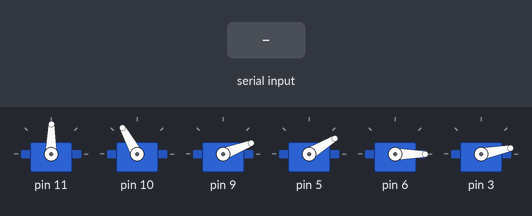
The sketch below on a simulated Arduino Uno, built with avr-gcc and run on an emulated ATmega328P. Parts: 6 × servo. The test bench sets the inputs (shaded band).

Above: at 10.4 s.
10.5 s: "90,45,200\n" received over Serial
At 10.96 s:
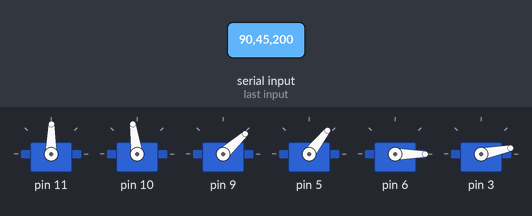
13.5 s: "30,150,10\n" received over Serial
At 13.89 s:
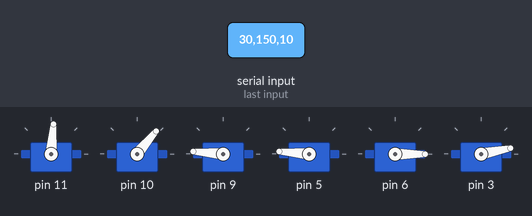
16.5 s: "90,45\n" received over Serial
19.5 s: "30,150\n" received over Serial
At 22.0 s:
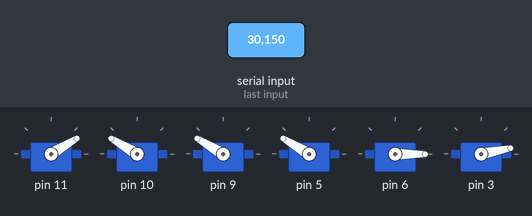
22.5 s: "90,45,200,10\n" received over Serial
At 22.97 s:
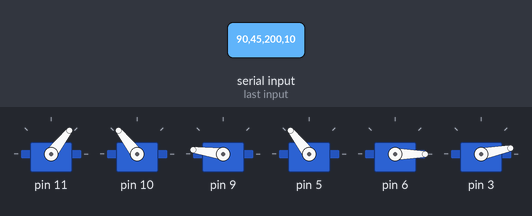
25.5 s: "30,150,10,200\n" received over Serial
Timing chart, 0 to 29.5 s (numbered marks = the images above; inputs shaded):
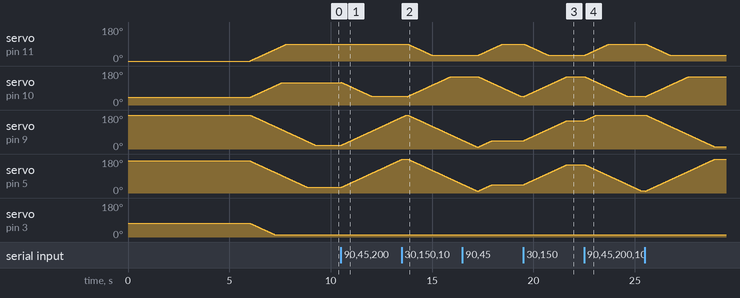

The sketch:

arduino_com_final.ino
```cpp
/*
 * This sketch is used to control the braccio arm with feed from raspberry pi for the task
 * of picking and placing items.
 * The whole pick and place takes place autonomously using Pi Camera.
 * ------------------------------------------
 * Authors: Aniket Somwanshi, Joseph Peltroche, Abhishek Rathod
 * Date: 11th May 2021
 */


#include <Braccio.h> //Including the Braccio Standard Library for Braccio Arm
#include <Servo.h> //Including servo.h for controlling servo motions

//declaring all servos
Servo base;
Servo shoulder;
Servo elbow;
Servo wrist_ver;
Servo wrist_rot;
Servo gripper;

//Initialize angles to the safety position of Arm
int m1 = 90;
int m2 = 120;
int m3 = 20;
int m4 = 30;
int m5 = 0;
int m6 = 10;

int wor = 2; //Initializing variable to determine the classification of the object in the environment

int flag = 1; //Initializing flag to send to Raspberry Pi after droppin off the object

//Initialize strings
String m1_st ="";
String m2_st ="";
String m3_st ="";
String m4_st ="";
String m5_st ="";
String m6_st ="";
String wor_st ="";

// initialize comma position to seperate data from received string
int comma_position;

void setup() {
  // put your setup code here, to run once:
  Serial.begin(9600);      //Begin Serial Communication

  Braccio.begin();        //Begin Braccio Arm
  Braccio.ServoMovement(20,         90, 120, 20, 30, 0, 10);    // Set braccio arm to safety position
}

void loop() {
  // put your main code here, to run repeatedly:
  Braccio.ServoMovement(20,         m1, m2, m3, m4, m5, m6);    //move braccio arm to desired position(safety)

  if(Serial.available()>0){                                     //checks if Raspberry pi is sending data. Loop will run if data is available.

    String data = Serial.readStringUntil('\n');                 // reads data upto /n and stores in string 'data'


    // Reading value of m1 from the string
    comma_position = data.indexOf(',');
    m1_st = data.substring(0,comma_position);                   //seperates data of m1 i.e 0 to comma position
    m1 = m1_st.toInt();                                         //converts data to int
    data = data.substring(comma_position+1, data.length());     //stores only rest of data in the variable data i.e. removes the data that was read.

    // Reading value of m2 from the string
    comma_position = data.indexOf(',');
    m2_st = data.substring(0,comma_position);
    m2 = m2_st.toInt();
    data = data.substring(comma_position+1, data.length());

   //  Reading value of m3 from the string
    comma_position = data.indexOf(',');
    m3_st = data.substring(0,comma_position);
    m3 = m3_st.toInt();
    data = data.substring(comma_position+1, data.length());

    //  Reading value of m4 from the string
    comma_position = data.indexOf(',');
    m4_st = data.substring(0,comma_position);
    m4 = m4_st.toInt();
    data = data.substring(comma_position+1, data.length());


     //  Reading value of waste or recyclable from the string
    comma_position = data.indexOf(',');
    wor_st = data.substring(0,comma_position);
    wor = wor_st.toInt();
    data = data.substring(comma_position+1, data.length());


    //digitalWrite(data, LOW);.
    //                    step delay, M1, M2, M3, M4, M5, M6:
    Braccio.ServoMovement(20,         m1, m2, m3, m4, m5, m6);  // sets braccio arm to angles received from the Raspberry Pi

    if(wor == 0){                                               // checks the classification parameter received
     Braccio.ServoMovement(20,         m1, m2, m3, m4, m5, 10); // sets braccio arm to angles received from the Raspberry Pi with gripper open
     delay(50);
     Braccio.ServoMovement(20,         m1, m2, m3, m4, m5, 73); // close the gripper
     delay(10);
     Braccio.ServoMovement(20,         5, 60, 60, 90, 0, 73);   // move to the waste bin
     Braccio.ServoMovement(20,         5, 60, 60, 90, 0, 10);   //open gripper to drop the object.

     //sets angles for safety position.
     m1 = 90;
     m2 = 120;
     m3 = 20;
     m4 = 30;
     m5 = 0;
     m6 = 10;

     Serial.print(flag);                                        //send flag back to Raspberry Pi showing that the object is picked and dropped.
    }
    else if(wor == 1){                                            // checks the classification parameter received
     Braccio.ServoMovement(20,         m1, m2, m3, m4, m5, 10);   // sets braccio arm to angles received from the Raspberry Pi with gripper open
     delay(50);
     Braccio.ServoMovement(20,         m1, m2, m3, m4, m5, 73);   // close the gripper
     delay(10);
     Braccio.ServoMovement(20,         175, 60, 60, 90, 0, 73);   // move to the recycle bin
     Braccio.ServoMovement(20,         175, 60, 60, 90, 0, 10);   //open gripper to drop the object

     //sets angles for safety position.
     m1 = 90;
     m2 = 120;
     m3 = 20;
     m4 = 30;
     m5 = 0;
     m6 = 10;

     Serial.print(flag);                                      //send flag back to Raspberry Pi showing that the object is picked and dropped.

    }

  }

}
```

Measured:
- after the input at 19.5 s, servo on pin 9, servo on pin 5: moves from 44° to 149° over 2.1 s, starting at once
- after the input at 22.5 s, servo on pin 9: moves from 149° to 179° over 0.59 s, starting at once
